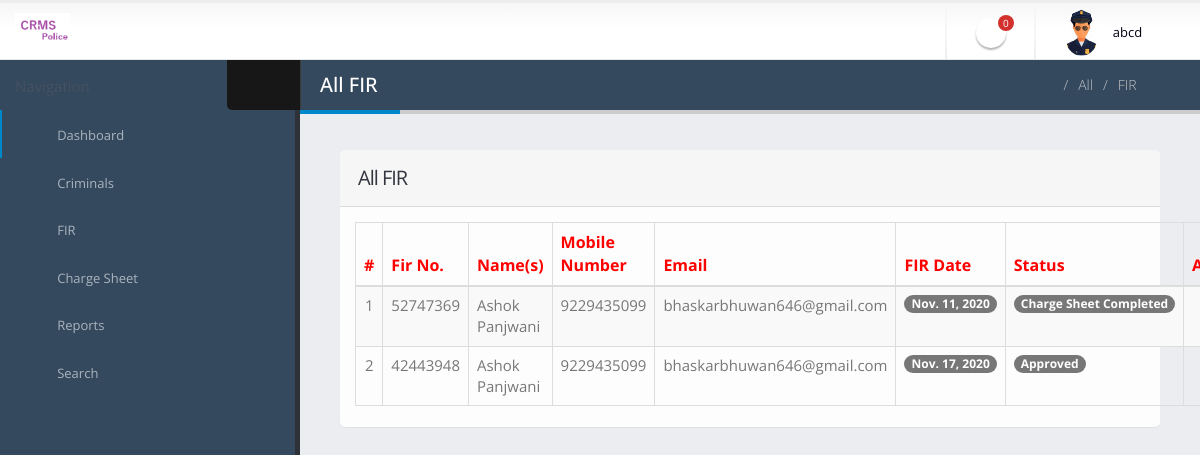
The app's page /all_fir (signed in) with its own data.
### crimerecord/models.py (models this page shows, shortened)
class Fir(models.Model):
    firno = models.CharField(max_length=20, blank=True)
    userid = models.ForeignKey(User, on_delete=models.CASCADE, null=True, blank=True)
    policestationid = models.ForeignKey(PoliceStation, on_delete=models.CASCADE, null=True, blank=True)
    crimetype = models.ForeignKey(Category, on_delete=models.CASCADE, null=True, blank=True)
    nameaccused = models.CharField(max_length=150, blank=True)
    nameapplicants = models.CharField(max_length=150, blank=True)
    parentageapplicant = models.CharField(max_length=100, blank=True)
    contactno = models.CharField(max_length=15, null=True, blank=True)
    address = models.CharField(max_length=300, blank=True)
    relationaccused = models.CharField(max_length=100, null=True, blank=True)
    purposeoffir = models.CharField(max_length=200, blank=True)
    dateoffir = models.DateField(blank=True)
    remark = models.CharField(max_length=200,null=True, blank=True)
    status = models.CharField(max_length=20,null=True, blank=True)
    remarkdate = models.DateField(null=True, blank=True)
    sectionoflaw = models.CharField(max_length=150,null=True, blank=True)
    investigationofficer = models.CharField(max_length=100,null=True, blank=True)
    investigationdetail = models.CharField(max_length=300,null=True, blank=True)
    chargesheetdate = models.DateField(null=True, blank=True)

### crimerecord/views.py (the view)
# urls.py: path('all_fir',all_fir,name='all_fir'),
def all_fir(request):
    if not request.user.is_authenticated:
        return redirect('police_login')
    userid = User.objects.get(id=request.user.id)
    policeid = Police.objects.get(user=userid)
    newfir = Fir.objects.filter(policestationid=policeid.policestationid, status=None)
    newfircount = Fir.objects.filter(policestationid=policeid.policestationid, status=None).count()
    fir = Fir.objects.filter(policestationid=policeid.policestationid)
    d = {'fir':fir,'newfir':newfir,'newfircount':newfircount}
    return render(request,'all_fir.html',d)

### crimerecord/templates/all_fir.html (shortened to what this page needs)
{% load static %}
{% block body %}
<html class="fixed">
	<head>
		<link rel="stylesheet" href="{% static 'police/assets/vendor/bootstrap/css/bootstrap.css' %}" />
		<link rel="stylesheet" href="{% static 'police/assets/vendor/font-awesome/css/font-awesome.css' %}" />
		<link rel="stylesheet" href="{% static 'police/assets/vendor/magnific-popup/magnific-popup.css' %}" />
		<link rel="stylesheet" href="{% static 'police/assets/vendor/bootstrap-datepicker/css/datepicker3.css' %}" />
		<link rel="stylesheet" href="{% static 'police/assets/vendor/select2/select2.css' %}"/>
		<link rel="stylesheet" href="{% static 'police/assets/vendor/jquery-datatables-bs3/assets/css/datatables.css' %}"/>
		<link rel="stylesheet" href="{% static 'police/assets/stylesheets/theme.css' %}" />
		<link rel="stylesheet" href="{% static 'police/assets/stylesheets/skins/default.css' %}" />
		<link rel="stylesheet" href="{% static 'police/assets/stylesheets/theme-custom.css' %}">
	</head>
	<body>
		<section class="body">
			{% include 'headerpolice.html' %}
			<div class="inner-wrapper">
				{% include 'sidebarpolice.html' %}
				<section role="main" class="content-body">
					<header class="page-header">
						<h2>All FIR</h2>
						<div class="right-wrapper pull-right">
							<ol class="breadcrumbs">
								<li>
									<a href="{% url 'police_home' %}">
										<i class="fa fa-home"></i>
									</a>
								</li>
								<li><span>All</span></li>
								<li><span>FIR</span></li>
							</ol>
							<a class="sidebar-right-toggle" data-open="sidebar-right"><i class="fa fa-chevron-left"></i></a>
						</div>
					</header>
						<section class="panel">
							<header class="panel-heading">
								<div class="panel-actions">
									<a href="#" class="fa fa-caret-down"></a>
									<a href="#" class="fa fa-times"></a>
								</div>
								<h2 class="panel-title">All FIR</h2>
							</header>
							<div class="panel-body">
								 <table class="table table-bordered table-striped table-vcenter js-dataTable-full-pagination">
                                <thead style="color: red;font-size: 16px">
                                    <tr>
                                        <th class="text-center">#</th>
                                        <th>Fir No.</th>
                                        <th class="d-none d-sm-table-cell">Name(s)</th>
                                        <th class="d-none d-sm-table-cell">Mobile Number</th>
                                        <th class="d-none d-sm-table-cell">Email</th>
                                        <th class="d-none d-sm-table-cell">FIR Date</th>
                                        <th class="d-none d-sm-table-cell">Status</th>
                                        <th class="d-none d-sm-table-cell" style="width: 15%;">Action</th>
                                       </tr>
                                </thead>
                                <tbody>
                                     {% for i in fir %}
                                    <tr style="font-size: 15px">
                                         <td class="text-center">{{forloop.counter}}</td>
                                        <td class="font-w600">{{i.firno}}</td>
                                        <td class="font-w600">{{i.userid.first_name}}</td>
                                        <td class="font-w600">{{i.userid.last_name}}</td>
                                        <td class="font-w600">{{i.userid.username}}</td>
                                        <td class="font-w600">
                                            <span class="badge badge-primary">{{i.dateoffir}}</span>
                                        </td>
                                        {% if i.status == None %}
                     <td class="font-w600">Not Updated Yet</td>
                                         {% else %}
                                        <td class="d-none d-sm-table-cell">
                                            <span class="badge badge-primary">{{i.status}}</span>
                                        </td>
										{% endif %}
                                         <td class="d-none d-sm-table-cell"><a href="{% url 'fir_details' i.id %}"><i class="fa fa-eye" aria-hidden="true"></i></td>
                                    </tr>
                                     {% endfor %}
                                </tbody>
                            </table>
							</div>
						</section>
				</section>
			</div>
		</section>
	</body>
</html>
{% endblock %}

### crimerecord/templates/headerpolice.html (shortened to what this page needs)
{% load static %}
<header class="header">
                <div class="logo-container">
                    <a href="{% url 'police_home' %}" class="logo">
                        <img src="{% static 'police/assets/images/logo5.png' %}" height="35" />
                    </a>
                </div>
                <div class="header-right">
                    <span class="separator"></span>
                    <ul class="notifications">
                        <li>
                            <a href="#" class="dropdown-toggle notification-icon" data-toggle="dropdown">
                                <i class="fa fa-bell"></i>
                                <span class="badge">{{newfircount}}</span>
                            </a>
                        </li>
                    </ul>
                    <span class="separator"></span>
                    <div id="userbox" class="userbox">
                        <a href="#" data-toggle="dropdown">
                            <figure class="profile-picture">
                                <img src="{% static 'police/assets/images/police.png' %}" alt="Profile Pic" class="img-circle" data-lock-picture="{% static 'police/assets/images/police.png' %}" />
                            </figure>
                            <div class="profile-info" >
                                <span class="name">{{request.user.first_name}}</span>
                            </div>
                            <i class="fa custom-caret"></i>
                        </a>
                    </div>
                </div>
            </header>

### crimerecord/static/police/assets/stylesheets/skins/default.css (style rules this page uses)
a, .btn-link { color: #0088cc; }
.page-header h2 { border-bottom-color: #0088cc; }
.notifications .notification-menu:before, .notifications .notification-icon:before { border-bottom-color: #0088cc; }

### records on screen
Fir: firno "52747369", userid.first_name "Ashok Panjwani", userid.last_name "9229435099", userid.username "bhaskarbhuwan646@gmail.com", dateoffir "Nov. 11, 2020", status "Charge Sheet Completed"
Fir: firno "42443948", userid.first_name "Ashok Panjwani", userid.last_name "9229435099", userid.username "bhaskarbhuwan646@gmail.com", dateoffir "Nov. 17, 2020", status "Approved"

### other values on screen
{{ newfircount }} "0"
{{ request.user.first_name }} "abcd"
